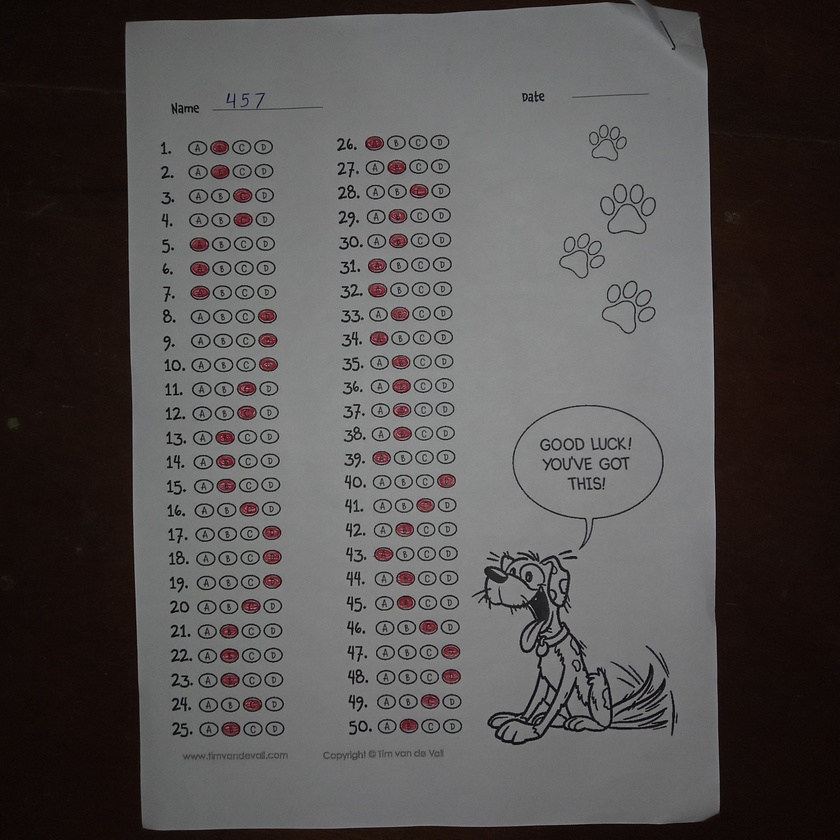
#> input picture Data set/bubble sheet/6.jpg, 840 x 840 px, shrunk from 3008 x 3008 before the run
$ jupyter execute preprocessing.ipynb   (shell and % lines are left out)
#> lines starting #> are read from the running program, lines starting #| are printed output that depends on the picture; after the words box and inside, x2 and y2 are one past the last pixel; in counts of white or black regions, pixels touching at a corner belong together
## Data Preprocessing

[cell 1]
import skimage.io as io

# Show the figures / plots inside the notebook
from skimage.color import rgb2gray
import matplotlib.pyplot as plt
import numpy as np
import cv2
from skimage.filters import threshold_otsu
from skimage.morphology import binary_erosion, binary_dilation

# Functions

[cell 2]
def show_images(images,titles=None):
    #This function is used to show image(s) with titles by sending an array of images and an array of associated titles.
    # images[0] will be drawn with the title titles[0] if exists
    # You aren't required to understand this function, use it as-is.
    n_ims = len(images)
    if titles is None: titles = ['(%d)' % i for i in range(1,n_ims + 1)]
    fig = plt.figure()
    n = 1
    for image,title in zip(images,titles):
        a = fig.add_subplot(1,n_ims,n)
        if image.ndim == 2:
            plt.gray()
        plt.imshow(image)
        a.set_title(title)
        n += 1
    fig.set_size_inches(np.array(fig.get_size_inches()) * n_ims)
    plt.show()

def apply_threshold(image, threshold):
    h,w=image.shape
    for i in range (h):
        for j in range (w):
            image[i][j]=image[i][j]>threshold
    return image

[cell 3]
def preprocess_image(image_path):
#> called with image_path = './Data set/bubble sheet/6.jpg'
    image = io.imread(image_path)
#> image is the input picture: shape (840, 840, 3); mean R, G, B 85.2, 81.7, 81
    gray_image= (rgb2gray(image[:,:,0:3])*255).astype(np.uint8)
    binary_img=apply_threshold(gray_image,threshold_otsu(gray_image))
#> after the loop in apply_threshold, `for i in range (h):`:
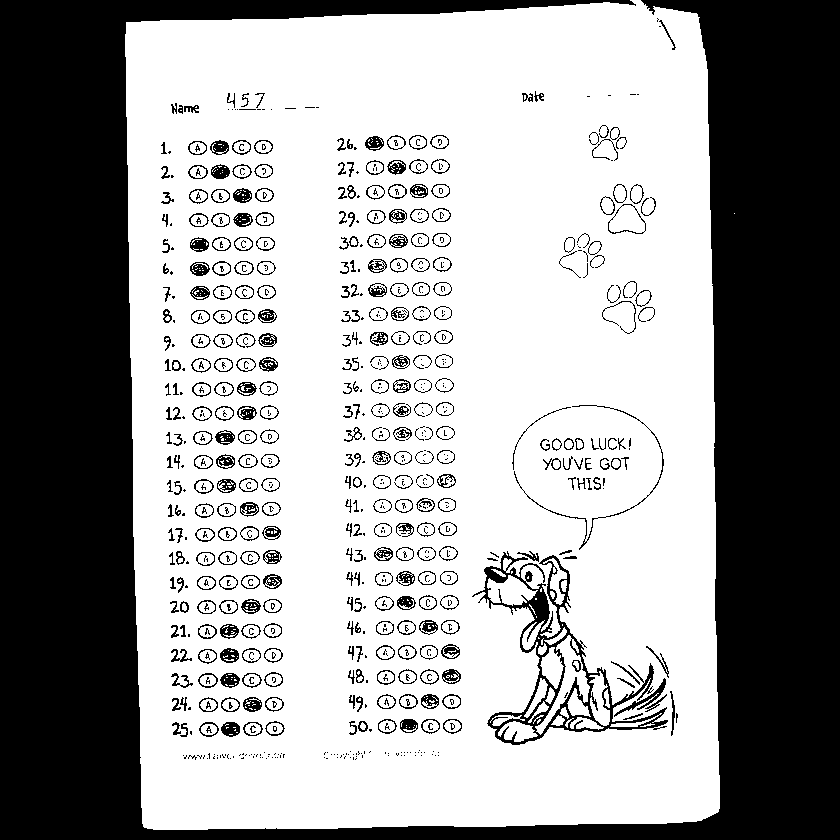
#> image: shape (840, 840); values 0 (black) and 1 (white), 62.3% white; 764 black regions (411 under 20 px), largest, box (x1, y1, x2, y2) and area: (0, 0, 840, 840) 233051, (472, 551, 668, 745) 5736, (514, 405, 664, 550) 438

    # erosion_img=binary_erosion(binary_img)
    binary_erosion_img= np.where(binary_img, 255, 0)
    binary_img_np = np.array(binary_erosion_img, dtype=np.uint8)
#> binary_img_np: shape (840, 840); 62.3% white; 764 black regions (411 under 20 px)


    contours, _ = cv2.findContours(binary_img_np, cv2.RETR_EXTERNAL, cv2.CHAIN_APPROX_SIMPLE)
#> contours = 2 contours, 1 with area under 20; largest, box (x1, y1, x2, y2) and area: (125, 0, 720, 830) 471156
    contour = max(contours, key=cv2.contourArea)
#> contour = contour of 248 points, box (x1, y1, x2, y2) (125, 0, 720, 830), area 471156
    epsilon = 0.02 * cv2.arcLength(contour, True)
#> epsilon = 56.75
    paper_corners = cv2.approxPolyDP(contour, epsilon, True)
#> paper_corners = [[696, 13], [126, 22], [144, 827], [718, 811]]
    if len(paper_corners) == 4:
        # Proceed with perspective transformation
        paper_corners = paper_corners.reshape(4, 2).astype("float32")
    else:
        raise ValueError("Couldn't detect a quadrilateral from the contour.")
    #print(paper_corners)
    width_top = np.linalg.norm(paper_corners[0] - paper_corners[1])  # Top edge
#> width_top = 570.1
    width_bottom = np.linalg.norm(paper_corners[2] - paper_corners[3])  # Bottom edge
#> width_bottom = 574.2
    height_left = np.linalg.norm(paper_corners[0] - paper_corners[3])  # Left edge
#> height_left = 798.3
    height_right = np.linalg.norm(paper_corners[1] - paper_corners[2])  # Right edge
#> height_right = 805.2

    # Average the dimensions to get a more accurate width and height
    width = int(max(width_top, width_bottom))  # Use max or mean if desired
#> width = 574
    height = int(max(height_left, height_right))
#> height = 805
    # if width > height:
    #     width, height = height, width
    print(width,height)
#| 574 805
    dst_points = np.array([
        [0, 0],
        [width - 1, 0],
        [width - 1, height - 1],
        [0, height - 1]
    ], dtype="float32")
#> dst_points = [[0, 0], [573, 0], [573, 804], [0, 804]]

    M = cv2.getPerspectiveTransform(paper_corners, dst_points)
#> M = [[-1, 0.0277, 697.8], [0.0159, 1, -24.09], [-1.48e-05, 9.45e-06, 1]]

    # Apply the warp
    warped_image = cv2.warpPerspective(binary_img_np, M, (width, height))
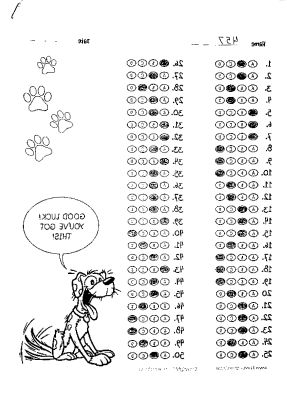
#> warped_image: shape (805, 574) (shown at 1/2 size); min 0, max 255, mean 236.9
    if(width>height):
        rotated_image = cv2.rotate(warped_image, cv2.ROTATE_90_CLOCKWISE)
        final_img = cv2.flip(rotated_image, 1)
    else:
        final_img = cv2.flip(warped_image, 1)
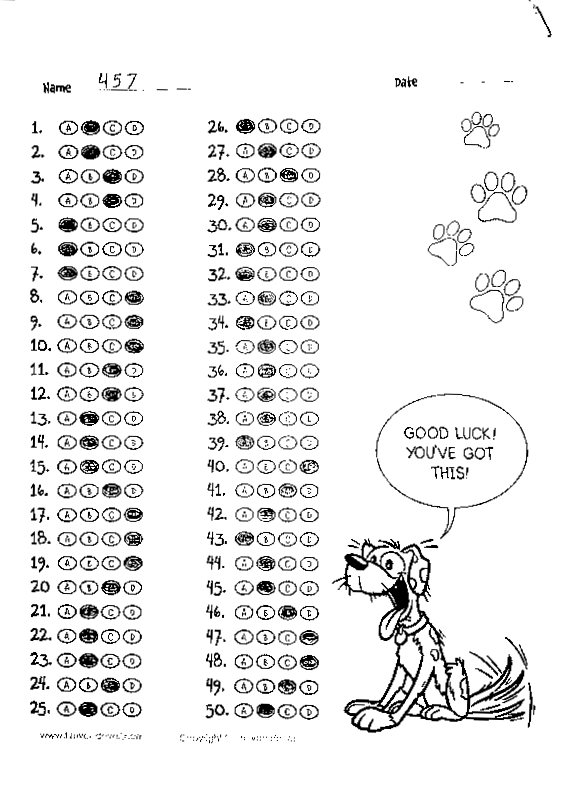
#> final_img: shape (805, 574); min 0, max 255, mean 236.9
    return final_img

[cell 4]
#./Data set/bubble sheet/1/1.jpg
preprocessed_image=preprocess_image("./Data set/bubble sheet/6.jpg")
show_images([preprocessed_image],["preprocessed_image"])
#> in show_images, `n_ims = len(images)`: n_ims = 1
#> the loop in show_images, `for image,title in zip(images,titles):` made 1 pass
#> (title, n) on pass 1: ('preprocessed_image', 2)
#> after the loop in show_images, `for image,title in zip(images,titles):`: n = 2

$ run again, with Data set/bubble sheet/1/1.jpg copied over Data set/bubble sheet/6.jpg
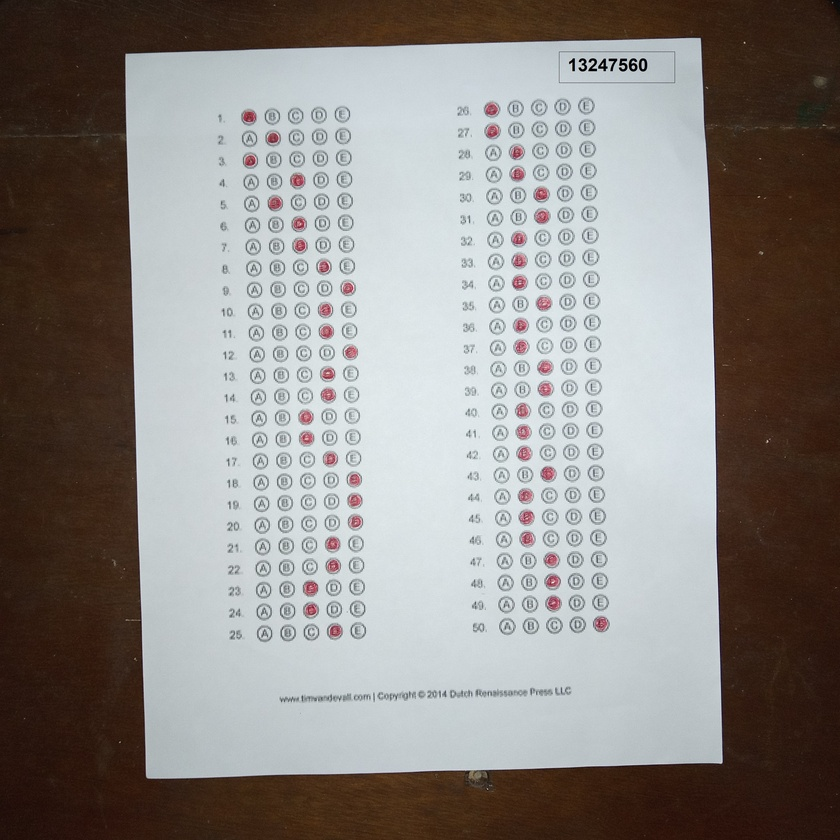
#> input picture Data set/bubble sheet/1/1.jpg, 840 x 840 px, shrunk from 3008 x 3008 before the run
#> in preprocess_image, image is the input picture: shape (840, 840, 3); mean R, G, B 140.2, 135.8, 132.5
#> after the loop in apply_threshold, `for i in range (h):`:
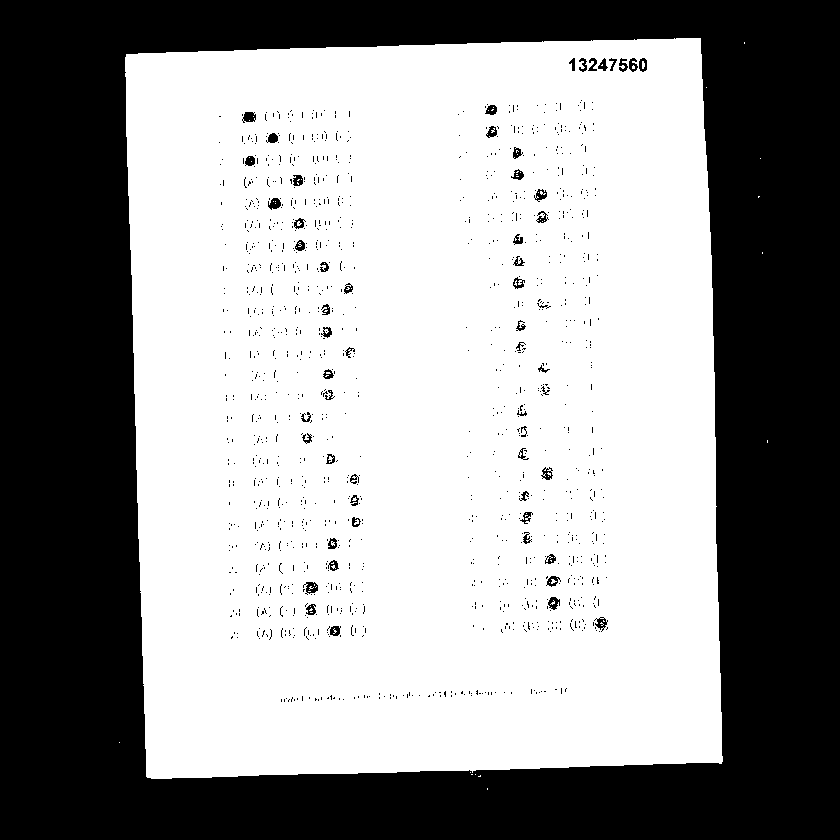
#> image: shape (840, 840); values 0 (black) and 1 (white), 58.6% white; 1302 black regions (1243 under 20 px), largest, box (x1, y1, x2, y2) and area: (0, 0, 840, 840) 285537, (242, 112, 256, 123) 111, (303, 582, 318, 595) 108
#> binary_img_np: shape (840, 840); 58.6% white; 1302 black regions (1243 under 20 px)
#> contours = 13 contours, 12 with area under 20; largest, box (x1, y1, x2, y2) and area: (125, 38, 723, 779) 418740
#> contour = contour of 190 points, box (x1, y1, x2, y2) (125, 38, 723, 779), area 418740
#> epsilon = 52.79
#> paper_corners = [[700, 38], [126, 54], [147, 777], [721, 763]]
#> width_top = 574.2
#> height_left = 725.3
#> height_right = 723.3
#> width = 574
#> height = 725
#| 574 725
#> dst_points = [[0, 0], [573, 0], [573, 724], [0, 724]]
#> M = [[-0.998, 0.0289, 697.5], [0.0279, 1, -57.57], [4.81e-06, -2.79e-07, 1]]
#> in preprocess_image, `final_img = cv2.flip(warped_image, 1)`:
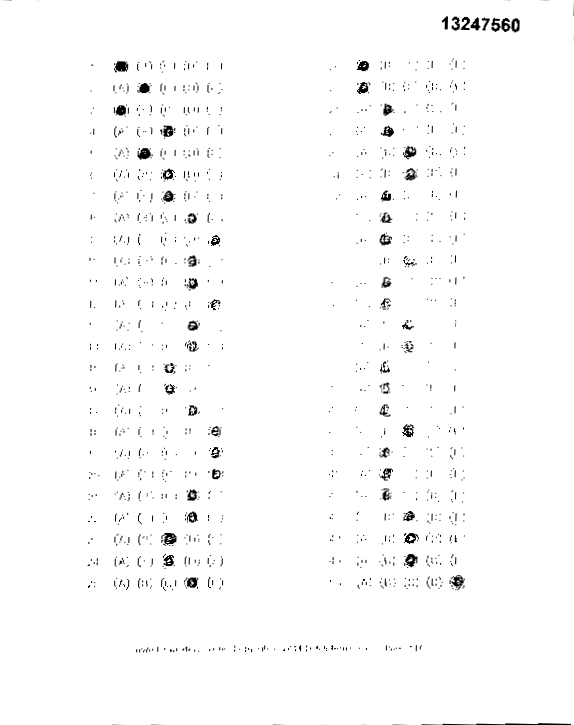
#> final_img: shape (725, 574); min 0, max 255, mean 251
#> n_ims = 1
#> the loop in show_images, `for image,title in zip(images,titles):` made 1 pass
#> (title, n) on pass 1: ('preprocessed_image', 2)
#> after the loop in show_images, `for image,title in zip(images,titles):`: n = 2

$ run again, with Data set/bubble sheet/2.jpg copied over Data set/bubble sheet/6.jpg
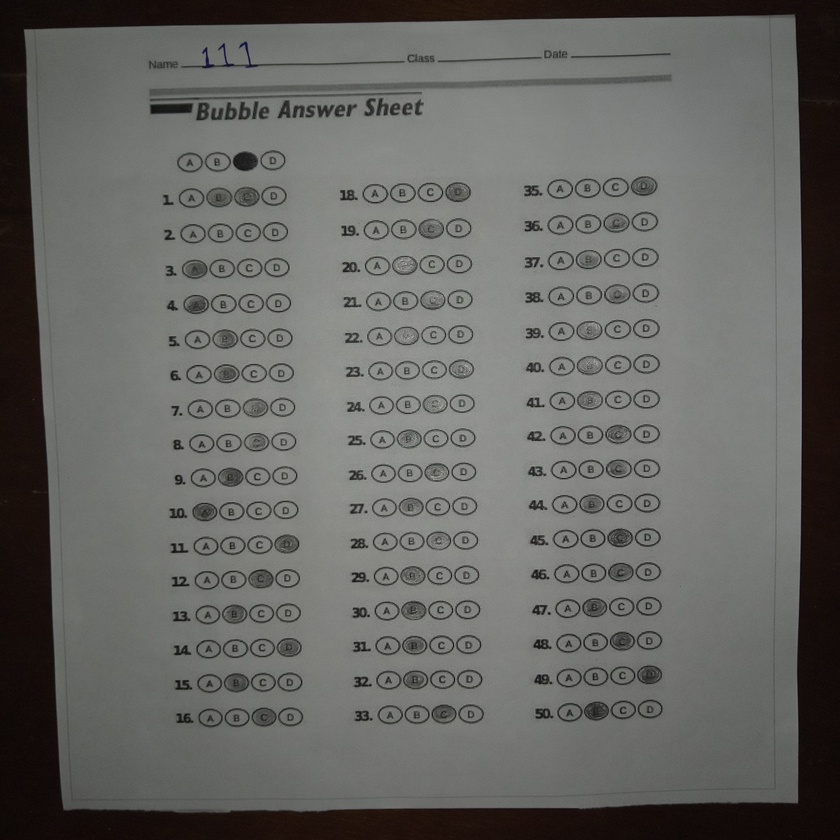
#> input picture Data set/bubble sheet/2.jpg, 840 x 840 px, shrunk from 3008 x 3008 before the run
#> in preprocess_image, image is the input picture: shape (840, 840, 3); mean R, G, B 102.4, 102, 99.1
#> after the loop in apply_threshold, `for i in range (h):`:
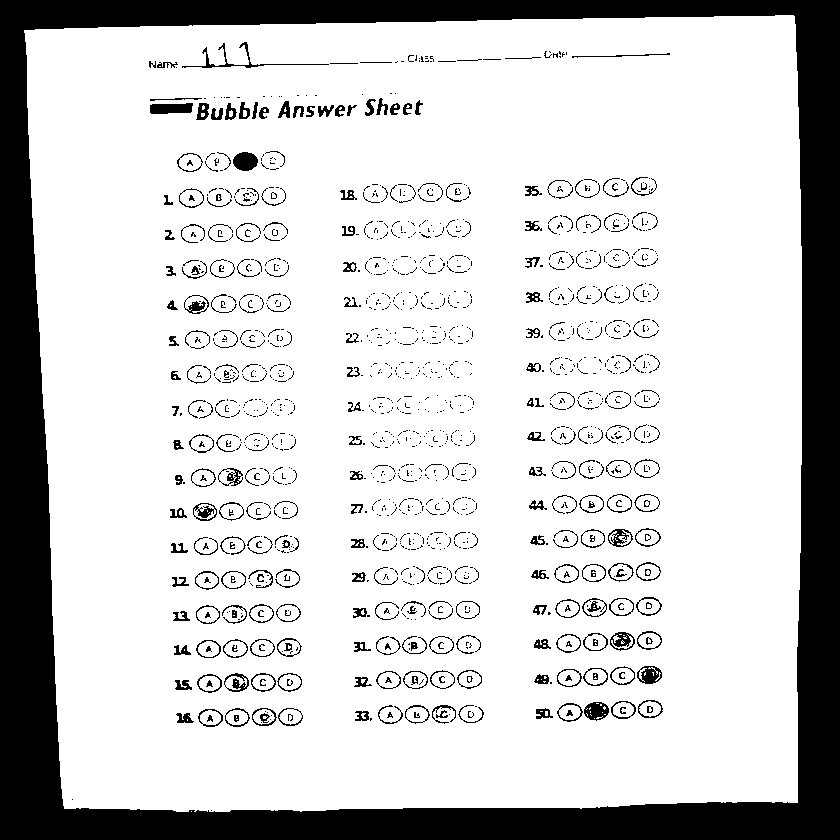
#> image: shape (840, 840); values 0 (black) and 1 (white), 80.9% white; 1446 black regions (1173 under 20 px), largest, box (x1, y1, x2, y2) and area: (0, 0, 840, 840) 110972, (150, 103, 193, 114) 401, (182, 42, 329, 68) 375
#> binary_img_np: shape (840, 840); 80.9% white; 1446 black regions (1173 under 20 px)
#> contours = 2 contours, 1 with area under 20; largest, box (x1, y1, x2, y2) and area: (24, 15, 802, 812) 593090
#> contour = contour of 245 points, box (x1, y1, x2, y2) (24, 15, 802, 812), area 593090
#> epsilon = 62.48
#> paper_corners = [[793, 15], [24, 30], [64, 808], [797, 802]]
#> width_top = 769.1
#> width_bottom = 733
#> height_left = 787
#> height_right = 779
#> width = 769
#> height = 787
#| 769 787
#> dst_points = [[0, 0], [768, 0], [768, 786], [0, 786]]
#> M = [[-0.997, 0.00507, 790.6], [0.0187, 0.961, -29.27], [1.33e-05, -6.08e-05, 1]]
#> in preprocess_image, `final_img = cv2.flip(warped_image, 1)`:
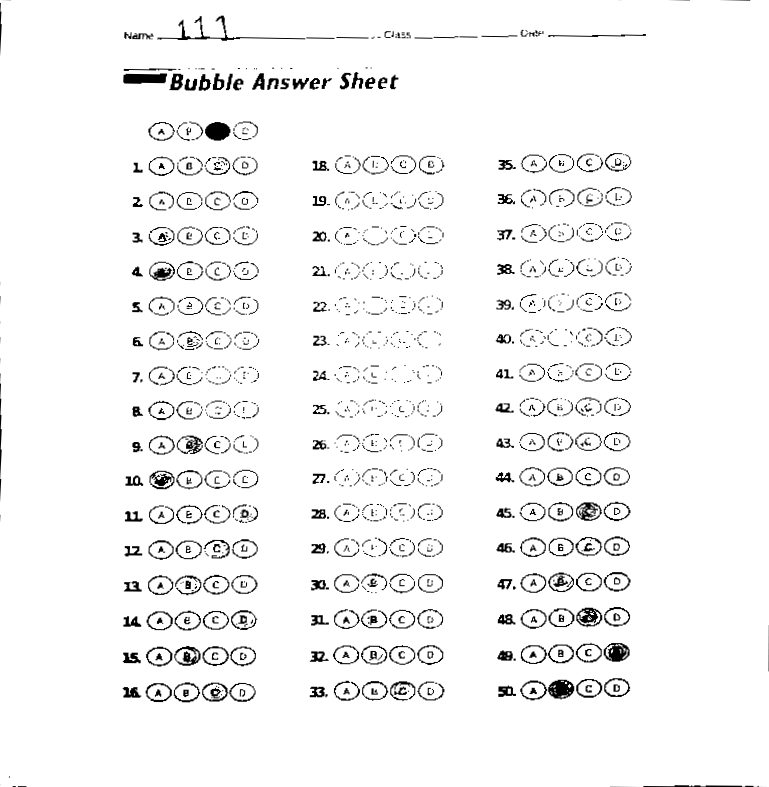
#> final_img: shape (787, 769); min 0, max 255, mean 244.6
#> n_ims = 1
#> the loop in show_images, `for image,title in zip(images,titles):` made 1 pass
#> (title, n) on pass 1: ('preprocessed_image', 2)
#> after the loop in show_images, `for image,title in zip(images,titles):`: n = 2
